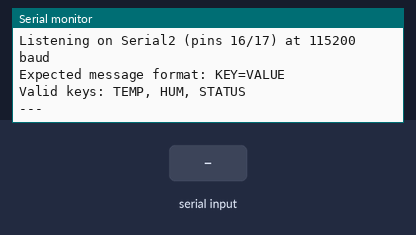
Bench run of a sketch on a simulated ESP32. Parts: the last lines printed to the serial monitor. The test bench sets the inputs (shaded band).

Above: at 1.2 s.
1.3 s: "TEMP=25\n" received over the second serial link
At 2.4 s:
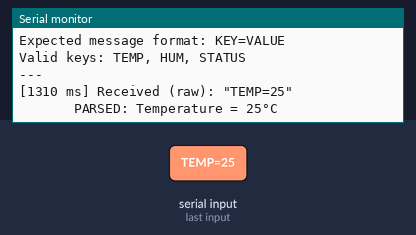
2.8 s: "HUM=65\n" received over the second serial link
At 3.4 s:
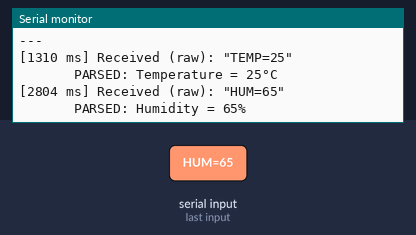
4.3 s: "TEMP,1\n" received over the second serial link
At 4.7 s:
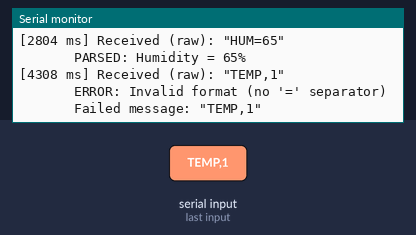
5.8 s: "HUM,1\n" received over the second serial link
At 7.0 s:
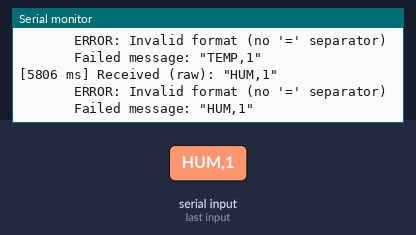
7.3 s: "STATUS,1\n" received over the second serial link
At 8.1 s:
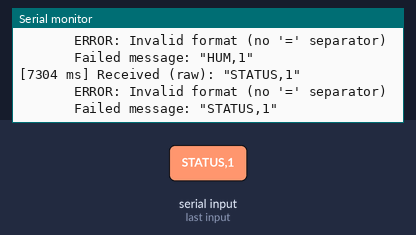
8.8 s: "TEMP\n" received over the second serial link
At 9.1 s:
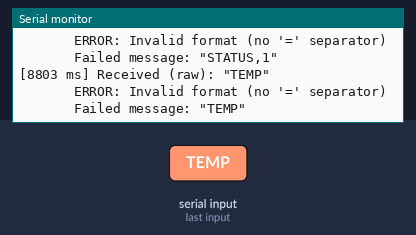

Measured:
- after the input at 1.3 s, the serial monitor: prints a new line at once (image 1)
- after the input at 2.8 s, the serial monitor: prints a new line at once (image 2)
- after the input at 4.3 s, the serial monitor: prints a new line at once (image 3)
- after the input at 5.8 s, the serial monitor: prints a new line at once (image 4)
- after the input at 7.3 s, the serial monitor: prints a new line at once (image 5)
- after the input at 8.8 s, the serial monitor: prints a new line at once (image 6)

The sketch:

ESP32Receiver.ino
```cpp
/**
 * Exercise 03 - Arduino to ESP32 UART: ESP32 Receiver
 *
 * This sketch receives and parses sensor telemetry from an Arduino UNO.
 * Demonstrates data validation, parsing, and error handling on ESP32.
 *
 * Hardware Setup:
 * - Arduino UNO: Sender (running ArduinoSender.ino)
 * - ESP32 (this sketch): Receiver
 *
 * Wiring:
 * Arduino TX (Pin 1) ──→ ESP32 RX2 (Pin 16) [via optional voltage divider]
 * Arduino RX (Pin 0) ←── ESP32 TX2 (Pin 17)
 * Arduino GND ───────→ ESP32 GND (CRITICAL common reference)
 *
 * ESP32 UART Configuration:
 * - Serial2: Hardware UART on pins 16 (RX2) and 17 (TX2)
 * - Default baud rate: 115200 (ESP32 standard)
 * - Alternative: Serial1 (pins 9/10, used for PSRAM on some boards)
 * - Serial: Pins 1/3 (USB-UART, used for programming)
 *
 * Message Format (from Arduino):
 * TEMP=<value>\n
 * HUM=<value>\n
 * STATUS=<status>\n
 *
 * Parsing Strategy:
 * 1. Read line until '\n' newline character
 * 2. Split on '=' to get key and value
 * 3. Validate key (must be TEMP, HUM, or STATUS)
 * 4. Validate value (must be numeric, within expected range)
 * 5. Update internal state and log
 *
 * Validation:
 * - Key validation: Ensure key is expected value
 * - Value range: Temp 0-100°C, Humidity 0-100%
 * - Format check: Must have '=' separator
 * - Type check: Value must be numeric (all digits)
 *
 * Educational Value:
 * - Demonstrates ESP32 UART configuration
 * - Shows data parsing and validation (real embedded work)
 * - Introduces error handling (invalid packets)
 * - Foundation for IoT data reception
 */

// ESP32 uses Serial2 for hardware UART on pins 16/17
// Note: Different from Arduino UNO (only Serial available)

unsigned long lastDataTime = 0;
unsigned long messageCount = 0;

void setup() {
  // Initialize Serial (USB-UART for monitoring, 115200 baud)
  Serial.begin(115200);

  // Initialize Serial2 (Hardware UART on pins 16/17, 115200 baud)
  // Parameters: Serial2.begin(baud, config, rxPin, txPin)
  Serial2.begin(115200, SERIAL_8N1, 16, 17);
  // SERIAL_8N1: 8 data bits, No parity, 1 stop bit (standard UART frame)

  // Send startup message on USB Serial (Serial Monitor)
  Serial.println("\n=== Arduino to ESP32 UART: RECEIVER (ESP32) ===");
  Serial.println("Listening on Serial2 (pins 16/17) at 115200 baud");
  Serial.println("Expected message format: KEY=VALUE");
  Serial.println("Valid keys: TEMP, HUM, STATUS");
  Serial.println("---\n");

  // Initialize timing
  lastDataTime = millis();
}

void loop() {
  // Check if data available on Serial2 (hardware UART from Arduino)
  if (Serial2.available() > 0) {
    // Read complete line until newline character
    String receivedLine = Serial2.readStringUntil('\n');

    // Remove trailing whitespace (some systems send \r\n)
    receivedLine.trim();

    // Get current timestamp
    unsigned long currentTime = millis();

    // Increment message counter
    messageCount++;

    // Log raw received message
    Serial.print("[");
    Serial.print(currentTime);
    Serial.print(" ms] Received (raw): \"");
    Serial.print(receivedLine);
    Serial.println("\"");

    // Parse message: format is "KEY=VALUE"
    int equalsIndex = receivedLine.indexOf('=');

    if (equalsIndex == -1) {
      // Invalid format: no '=' found
      Serial.println("       ERROR: Invalid format (no '=' separator)");
      logParseError(receivedLine);
    } else {
      // Extract key and value
      String key = receivedLine.substring(0, equalsIndex);
      String value = receivedLine.substring(equalsIndex + 1);

      // Validate and process based on key
      parseAndLogMessage(key, value, currentTime, messageCount);
    }

    // Update timestamp
    lastDataTime = currentTime;

    // Log statistics every 10 messages
    if (messageCount % 10 == 0) {
      Serial.print("\n       === Statistics: ");
      Serial.print(messageCount);
      Serial.println(" messages received ===\n");
    }
  }

  // Check for timeout (no data received for 5 seconds)
  unsigned long currentTime = millis();
  if ((currentTime - lastDataTime) > 5000 && messageCount > 0) {
    // Print timeout warning once, then reset timer
    if ((currentTime - lastDataTime) == 5001) {  // Trigger only once
      Serial.println("WARNING: No data received for 5 seconds");
      Serial.println("Check wiring: Arduino TX → ESP32 RX2 (pin 16)\n");
    }
  }

  // Small delay prevents CPU spinning
  delay(10);
}

/**
 * Parse and validate sensor telemetry message
 *
 * Expected formats:
 * - "TEMP=25" → Temperature 25°C
 * - "HUM=65" → Humidity 65%
 * - "STATUS=Telemetry" → Status update
 */
void parseAndLogMessage(String key, String value, unsigned long timestamp, unsigned long msgNum) {
  // Validate that value is numeric (for TEMP and HUM)
  bool valueIsNumeric = isNumeric(value);

  if (key == "TEMP") {
    if (!valueIsNumeric) {
      Serial.println("       ERROR: TEMP value is not numeric");
      logParseError("TEMP=" + value);
      return;
    }

    int tempValue = value.toInt();

    // Validate temperature range (0-100°C is reasonable)
    if (tempValue < 0 || tempValue > 100) {
      Serial.print("       WARNING: TEMP out of range: ");
      Serial.println(tempValue);
    }

    Serial.print("       PARSED: Temperature = ");
    Serial.print(tempValue);
    Serial.println("°C");

  } else if (key == "HUM") {
    if (!valueIsNumeric) {
      Serial.println("       ERROR: HUM value is not numeric");
      logParseError("HUM=" + value);
      return;
    }

    int humValue = value.toInt();

    // Validate humidity range (0-100% is required)
    if (humValue < 0 || humValue > 100) {
      Serial.print("       WARNING: HUM out of range: ");
      Serial.println(humValue);
    }

    Serial.print("       PARSED: Humidity = ");
    Serial.print(humValue);
    Serial.println("%");

  } else if (key == "STATUS") {
    // Status is free-form text, no numeric validation
    Serial.print("       PARSED: Status = ");
    Serial.println(value);

  } else {
    // Unknown key
    Serial.print("       ERROR: Unknown key: ");
    Serial.println(key);
    logParseError(key + "=" + value);
  }
}

/**
 * Check if string contains only digits (0-9)
 * Returns true if numeric, false otherwise
 */
bool isNumeric(String str) {
  if (str.length() == 0) return false;

  for (int i = 0; i < str.length(); i++) {
    if (!isDigit(str[i])) {
      return false;
    }
  }
  return true;
}

/**
 * Log invalid/error messages for debugging
 */
void logParseError(String failedMessage) {
  Serial.print("       Failed message: \"");
  Serial.print(failedMessage);
  Serial.println("\"");
}
```
